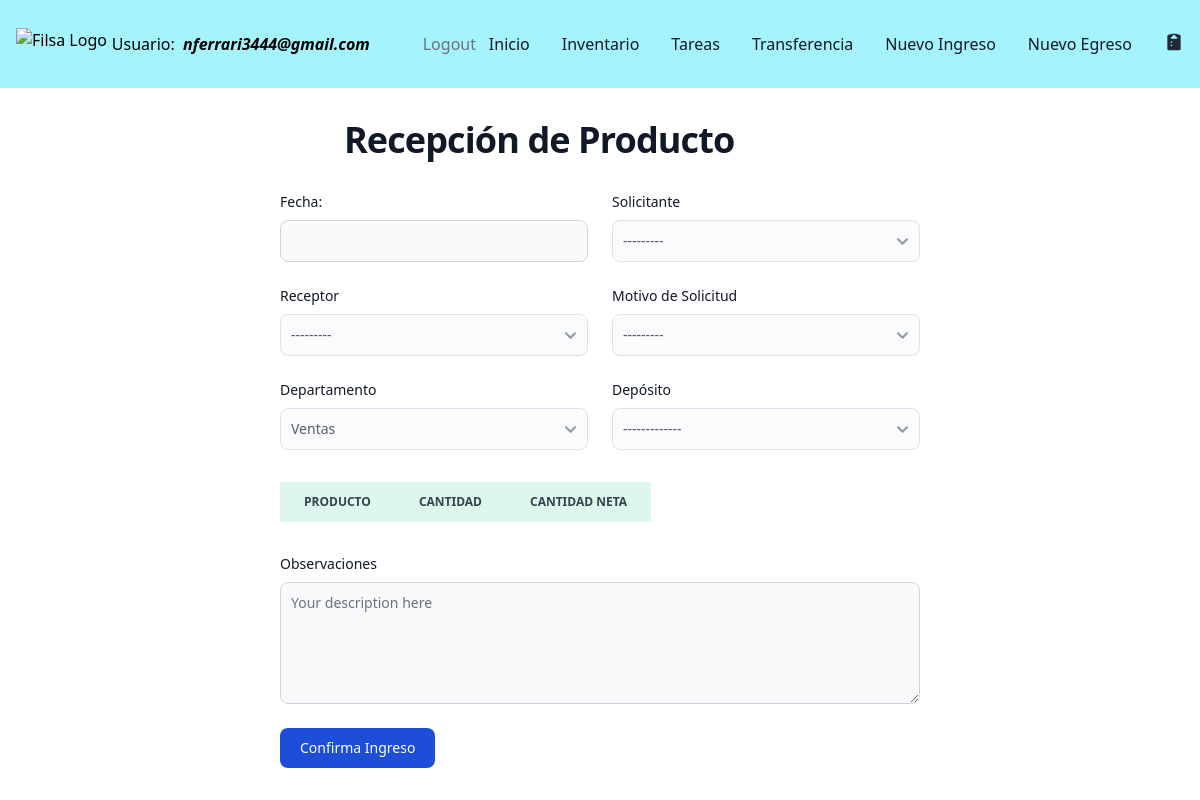
Before: /inbound-reception/1 (signed in) with the older database file.
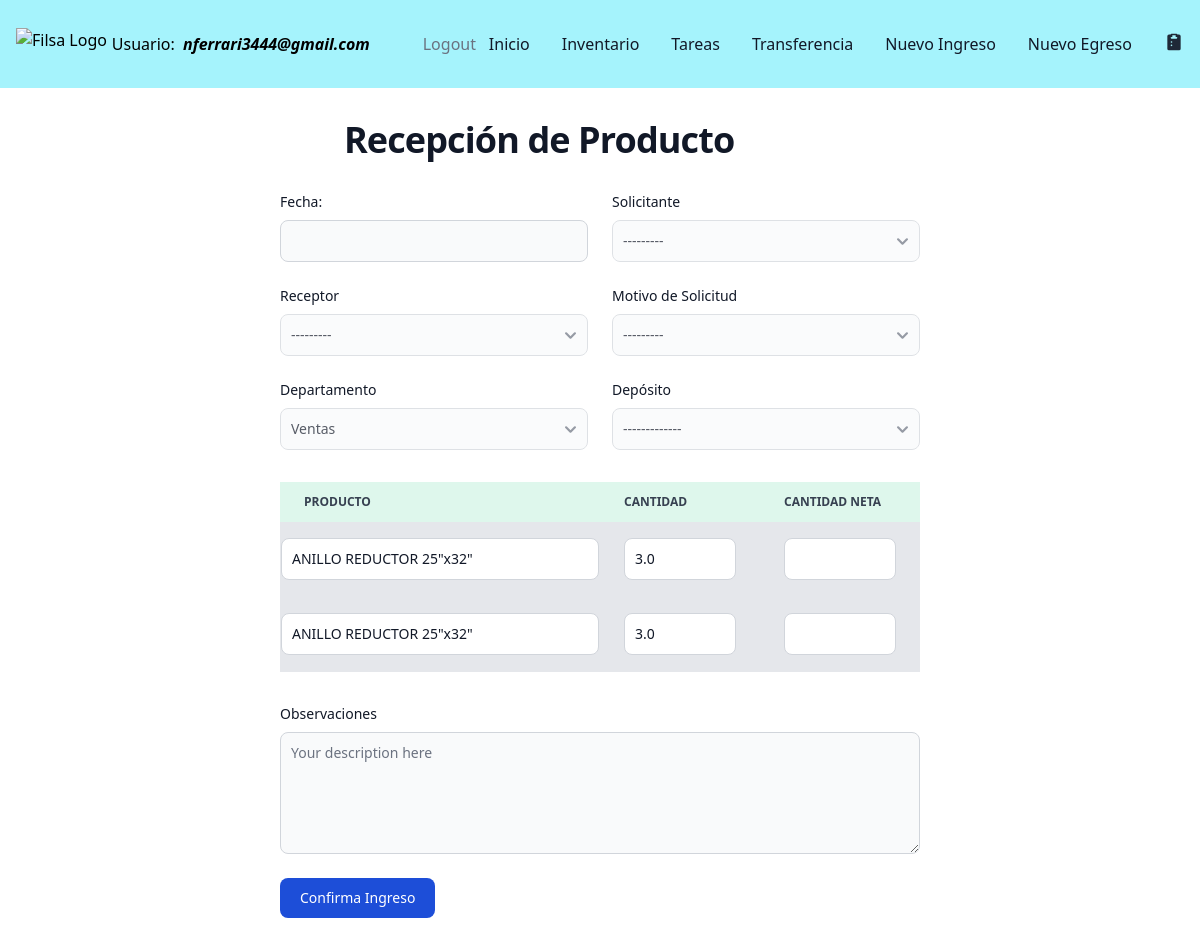
After: the same page with the newer database file.
### filsa/models.py (models this page shows, shortened)
class StockMovements(models.Model):
    class Meta:
      verbose_name = 'Detalle Movimiento Producto'
      verbose_name_plural = 'Detalle Movimientos Productos'
    MOVEMENT = [('Inbound','Inbound'),
                ('Outbound', 'Outbound')]
    warehouseProduct = models.ForeignKey(WarehousesProduct, on_delete=models.CASCADE,  verbose_name=u"Nombre de Producto")
    task = models.ForeignKey(Tasks, on_delete=models.CASCADE,  blank=True, null=True )
    actionType = models.CharField(max_length=25,  default='Inbound')
    cantidad = models.FloatField(default=0)
    cantidadNeta = models.FloatField(default=0)
    cantidadEntregada = models.FloatField(default=0)
    image = models.ImageField(upload_to='images/', null=True, blank=True)

class WarehousesProduct(models.Model):
    name = models.CharField(max_length=100)
    product = models.ForeignKey(Product, on_delete = models.CASCADE,  blank=True, null=True )
    quantity = models.FloatField(default=0)
    location = models.CharField(max_length=100, default='')
    deltaQuantity = models.FloatField()
    inTransit = models.BooleanField(default=False)

class Product(models.Model):
    class Meta:
      verbose_name = 'Stock Productos vs Seguridad'
      verbose_name_plural = 'Stock Productos vs Seguridad'
    CATEGORIES = [('Tubos', 'Tubos'),
                  ('Tornillos', 'Tornillos'),
                  ('Accesorios','Accesorios'),
                  ('Maquinas','Maquinas'),
                  ('Insumos','Insumos')
                  ]
    product_id = models.AutoField(primary_key=True)
    name = models.CharField(max_length=100)
    barcode = models.CharField(max_length= 100, verbose_name=u"Codigo de Barras")
    internalCode = models.BigIntegerField(verbose_name=u"Codigo Interno")
    quantity = models.FloatField()
    category = models.CharField(max_length=100, default='Insumos') #  choices=CATEGORIES,
    supplier = models.CharField(max_length=100, default='')
    stockSecurity = models.IntegerField(default=0)
    hasOffer = models.ForeignKey(Cotization, on_delete=models.SET_DEFAULT, blank=True, null=True, default=None)
    quantityOffer = models.FloatField(null=True, blank= True)
    priceOffer = models.FloatField(null=True, blank= True)

### filsa/views.py (the view)
# urls.py: path('inbound-reception/<int:requested_id>', inboundReceptionView, name='inboundreception'),
@login_required
def inboundReceptionView(request, requested_id):
    pendingTask = get_object_or_None(Tasks, pk=requested_id)
    print('request is:', request.method)
    print('request product data', request.POST.get('product_0'))
    product = request.POST.get('product')
    issuer = request.POST.get('issuer')
    if pendingTask:
        products = pendingTask.stockmovements_set.all()
    tasks = Tasks.objects.filter(task_id=requested_id, actionType='Nuevo Ingreso').prefetch_related('stockmovements_set')
    numberOfProducts = request.POST.get('extra_field_count')
    print('number Of Produtos in Inbound Reception View is {}'.format(numberOfProducts))
    if request.method == "POST":
        form = InboundReceptionForm(request.POST, instance= pendingTask, extra= request.POST.get('extra_field_count'))
        print('form is valid', form.is_valid())
        print('form fields are', form.cleaned_data)
        if form.is_valid():
            print('el form es valido')
            department = form.cleaned_data['department']
            issuer = form.cleaned_data['issuer']
            receptor = form.cleaned_data['receptor']
            warehouse = form.cleaned_data['warehouse']
            actionType = 'Confirma Ingreso'
            motivoIngreso = form.cleaned_data['motivoIngreso']
            observations = form.cleaned_data['observations']
            deliveryDate = datetime.now().date()
            datalist = []
            taskToUpdate = Tasks.objects.filter(task_id=requested_id)
            taskToUpdate.update(status='Confirmed', observations=observations, deliveryDate=deliveryDate)
            taskupdated = Tasks.objects.filter(task_id = requested_id).values_list('receptor', 'issuer','status', 'motivoIngreso','motivoEgreso','warehouseProduct__name','actionType')
            print('taskupdated in view is ', taskupdated)
            task = Tasks.objects.get(task_id=requested_id)
            for i , product in enumerate(products):
                form.fields['producto_{}'.format(i)] = product.warehouseProduct.product.name
                form.fields['cantidad_{}'.format(i)] = product.cantidad
                netQuantity = form.cleaned_data['cantidadNeta_{}'.format(i)]
                quantity = form.fields['cantidad_{}'.format(i)]
                diffQuantity = int(quantity) - int(netQuantity)
                newproduct = Product.objects.get(name= product.warehouseProduct.product.name) #, warehouse=warehouse)
                productWarehouse = WarehousesProduct.objects.get(product=newproduct, name=warehouse)
                print('El nuevo producto a recibir es {} en el deposito {}'.format(product.warehouseProduct.product.name, warehouse))
                productToUpdate= Product.objects.filter(product_id= newproduct.product_id) #, warehouse=warehouse)
                print('productToUpdate is:', productToUpdate)
                productToUpdate.update(quantity = F('quantity') + netQuantity) #, deltaQuantity = F('deltaQuantity') - diffQuantity , inTransit=False )
                productWarehouseToUpdate = WarehousesProduct.objects.filter(product= newproduct, name=warehouse)
                if productWarehouseToUpdate[0].inTransit == True:
                    productWarehouseToUpdate.update(quantity = netQuantity, deltaQuantity= F('deltaQuantity') - diffQuantity, inTransit=False)
                else:
                    productWarehouseToUpdate.update(quantity = F('quantity') + netQuantity, deltaQuantity= F('deltaQuantity') - diffQuantity)
                print('Se actualizó el producto {} en la tabla de productos así como en la tabal de warehouseProduct {} en el deposito {}'.format(productToUpdate, productWarehouseToUpdate,warehouse))
                newProduct = StockMovements(warehouseProduct = productWarehouse,         #newproduct,
                             actionType = actionType,
                                         cantidad= quantity, cantidadNeta=netQuantity, task = task )
                if diffQuantity > 0 and motivoIngreso in('Importación','Compra en Plaza'):
                    if DiffProducts.objects.filter(warehouseProduct=productWarehouse).exists(): #, warehouse= warehouse).exists():
                        DiffProducts.objects.filter(warehouseProduct= productWarehouse).update(totalPurchase= F('totalPurchase') + quantity, totalQuantity= F('totalQuantity') + netQuantity, productDiff= F('productDiff') + diffQuantity) #), warehouse=warehouse).update(totalPurchase= F('totalPurchase') + quantity, totalQuantity= F('totalQuantity') + netQuantity, productDiff= F('productDiff') + diffQuantity)
                    else:
                        DiffProducts.objects.create(warehouseProduct= productWarehouse,  totalPurchase=quantity, totalQuantity= netQuantity, productDiff= diffQuantity)
                datalist.append(newProduct)
            print('new_product is:', datalist)
            StockMovements.objects.bulk_create(datalist)
            return redirect('/tasks/')
    else:
        form = InboundReceptionForm(instance= pendingTask ,
                                    initial={"task_id": requested_id })
    return render(request, "inboundReception.html", {"form": form, 'task_id': requested_id , "tasks": tasks}) #, "numberOfProducts": len(productsToReceive)})

### filsa/templates/inboundReception.html (shortened to what the changed rows need)
{% extends '_base.html' %}
{% load static %}
{% block content %}
<section class="bg-white dark:bg-gray-900">
    <div class="py-8 px-4 mx-auto max-w-2xl lg:py-8">
        <h1 class="flex mb-8 text-2xl sm:px-16 xl:px-20 font-extrabold leading-none tracking-tight text-gray-900 md:text-3xl lg:text-4xl dark:text-white">Recepción de Producto</h1>
        <form id ='productsreception' action="{% url 'inboundreception' task_id %}" method="POST" onsubmit="openLoader()">
                 <div class="py-8">
                 <table id="productTable" class="py-8 px-4 max-w-4xl lg:py-16 text-sm text-left rtl:text-right text-gray-500 dark:text-gray-400">
                    <thead class="text-xs text-gray-700 uppercase bg-green-100 dark:bg-gray-700 dark:text-gray-400">
                        <tr>
                            <th scope="col" class="px-6 py-3">Producto</th>
                            <th scope="col" class="px-6 py-3">Cantidad</th>
                            <th scope="col" class="px-6 py-3">Cantidad Neta</th>
                        </tr>
                    </thead>
                    <tbody>
                        {% for task in tasks %}
                        {% for product in task.stockmovements_set.all %}
                             <tr class="bg-gray-200 border-b dark:bg-gray-800 dark:border-gray-700">
                                <td class="w-1/2"><input type="text" name="producto_{{ forloop.counter0 }}" value="{{product.warehouseProduct.product.name}}"  class="bg-gray-150 border border-gray-300 text-gray-900 text-sm rounded-lg focus:ring-blue-500 focus:border-blue-500 block w-full p-2.5 dark:bg-gray-700 dark:border-gray-600 dark:placeholder-gray-400 dark:text-white dark:focus:ring-blue-500 dark:focus:border-blue-500"  id="" name="" placeholder="" disabled></td>
                                <td class="px-6 py-4"><input type="number" name="cantidad_{{ forloop.counter0 }}" value="{{product.cantidad}}"  class="bg-gray-150 border border-gray-300 text-gray-900 text-sm rounded-lg focus:ring-blue-500 focus:border-blue-500 block w-full p-2.5 dark:bg-gray-700 dark:border-gray-600 dark:placeholder-gray-400 dark:text-white dark:focus:ring-blue-500 dark:focus:border-blue-500" id="" name="" placeholder="" disabled></td>
                                <td class="px-6 py-4"><input type="number" name="cantidadNeta_{{forloop.counter0}}" class="border border-gray-300 text-gray-900 text-sm rounded-lg focus:ring-blue-500 focus:border-blue-500 block w-full p-2.5 dark:bg-gray-700 dark:border-gray-600 dark:placeholder-gray-400 dark:text-white dark:focus:ring-blue-500 dark:focus:border-blue-500" id="" name="" placeholder="" required></td>
                            </tr>
                        {% endfor %}
                        {% endfor %}
                    </tbody>
                </table>
            </div>
        </form>
    </div>
  </section>
  {% endblock content %}

Changed rows visible on the page:
added StockMovements: producto_0 "ANILLO REDUCTOR 25\"x32\"", cantidad "3.0"
added StockMovements: warehouseProduct.product.name "ANILLO REDUCTOR 25\"x32\"", cantidad "3.0"
